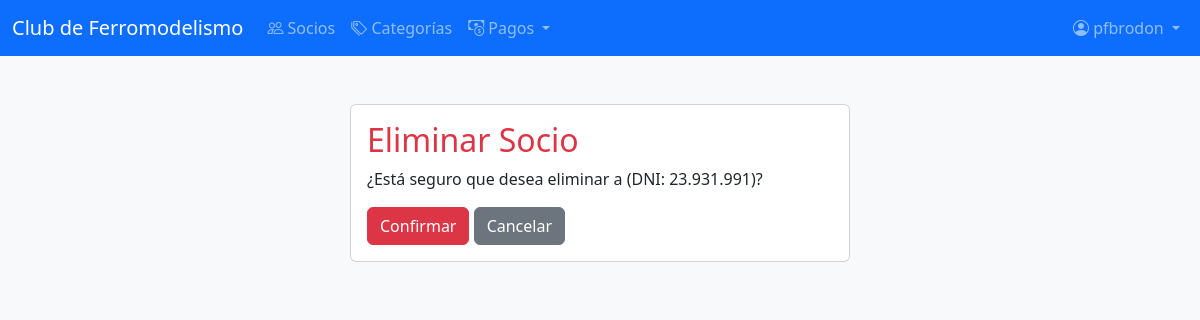
Page /socios/eliminar/7/ (signed in) on the earlier database version.
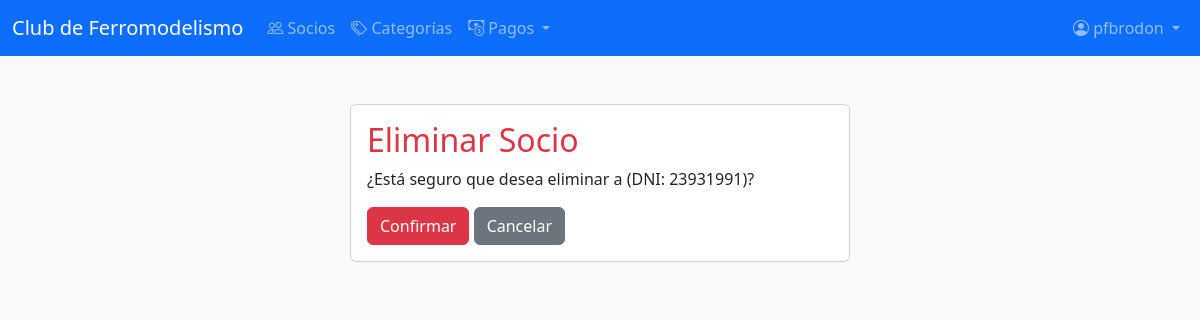
Same page on the later database version.
### socios/models.py (models this page shows, shortened)
class Socio(models.Model):
    usuario = models.OneToOneField(User, on_delete=models.CASCADE, related_name='socio', null=True, blank=True)
    nombre = models.CharField(max_length=50)
    apellido = models.CharField(max_length=50)
    direccion = models.CharField(max_length=200)
    dni = models.CharField(max_length=20, unique=True)
    categoria = models.ForeignKey(Categoria, on_delete=models.PROTECT, related_name='socios', null=True)
    email = models.EmailField()
    celular = models.CharField(max_length=20)
    fecha_nacimiento = models.DateField()
    fecha_alta = models.DateField(auto_now_add=True)
    es_administrador = models.BooleanField(default=False)
    class Meta:
        verbose_name = "Socio"
        verbose_name_plural = "Socios"

### socios/views.py (the view, shortened to what this page needs)
# urls.py: path('eliminar/<int:pk>/', SocioDeleteView.as_view(), name='eliminar'),
class SocioDeleteView(LoginRequiredMixin, EsAdministradorMixin, DeleteView):
    model = Socio
    template_name = 'socios/socio_confirm_delete.html'
    success_url = reverse_lazy('socios:listar')
    login_url = 'socios:login'

### socios/views.py (called while the page is built)
    def test_func(self):
        if self.request.user.is_superuser:
            return True
        if hasattr(self.request.user, 'socio'):
            return self.request.user.socio.es_administrador
        return False

### socios/templates/socios/socio_confirm_delete.html (shortened to what this page needs)
{% extends 'base.html' %}
{% block content %}
  <div class="card mx-auto mt-5" style="max-width: 500px;">
    <div class="card-body">
      <h2 class="card-title text-danger">Eliminar Socio</h2>
      <p>¿Está seguro que desea eliminar a <strong>{{ object.nombre_apellido }}</strong> (DNI: {{ object.dni }})?</p>
      <form method="post">
        <button type="submit" class="btn btn-danger">Confirmar</button>
        <a href="{% url 'socios:listar' %}" class="btn btn-secondary">Cancelar</a>
      </form>
    </div>
  </div>
{% endblock %}

Differences in the rows shown:
changed Socio: dni "23.931.991" → "23931991"
